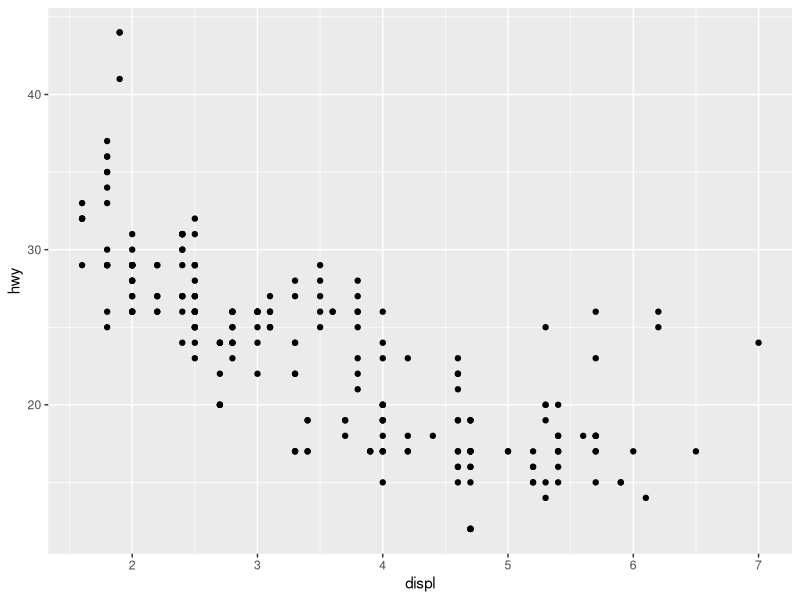
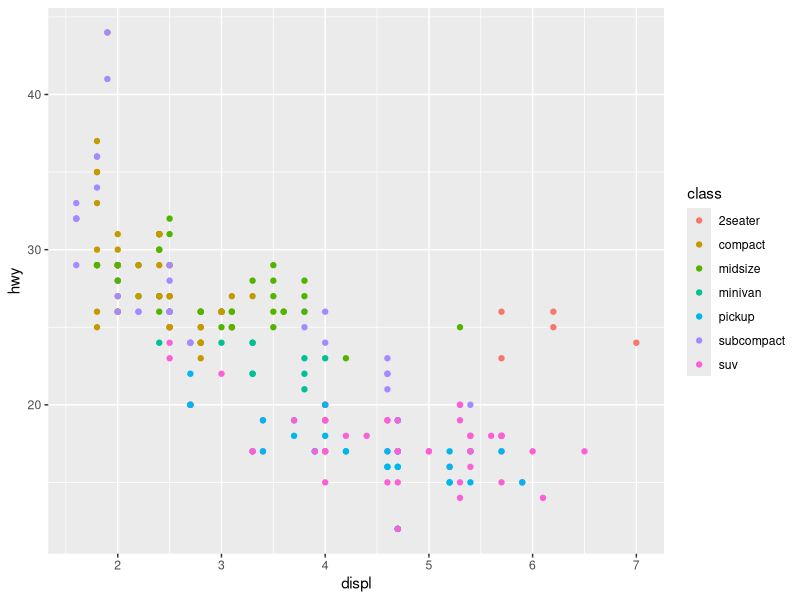
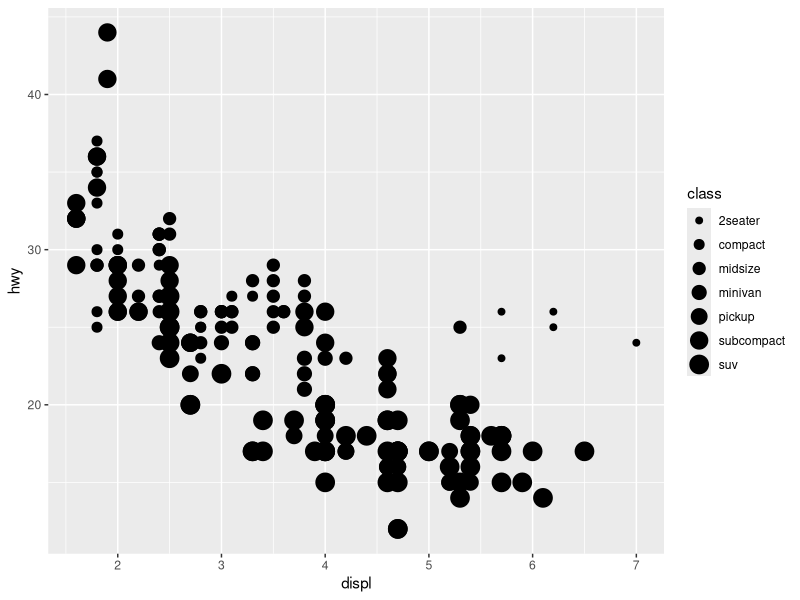
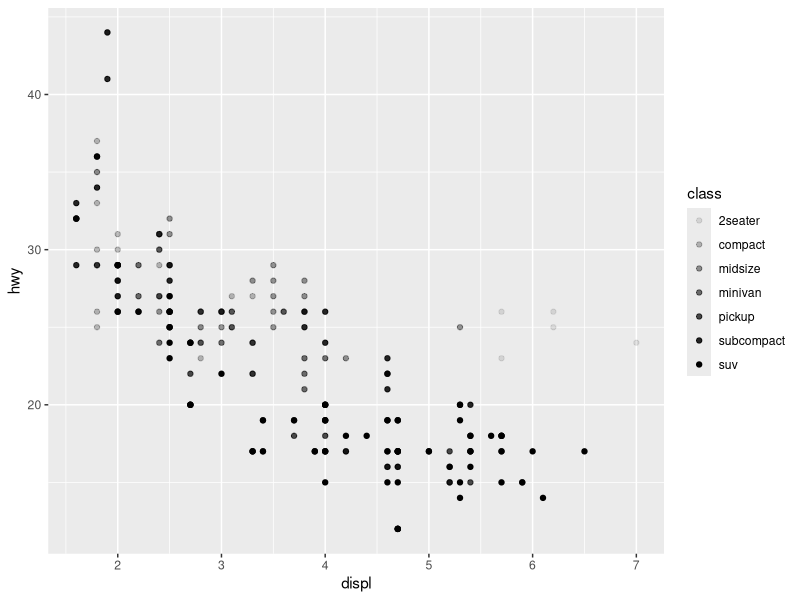
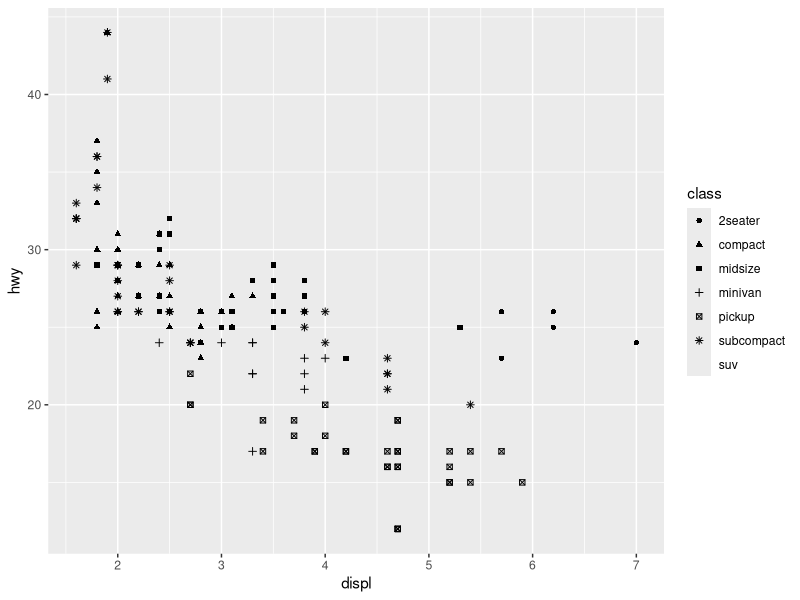
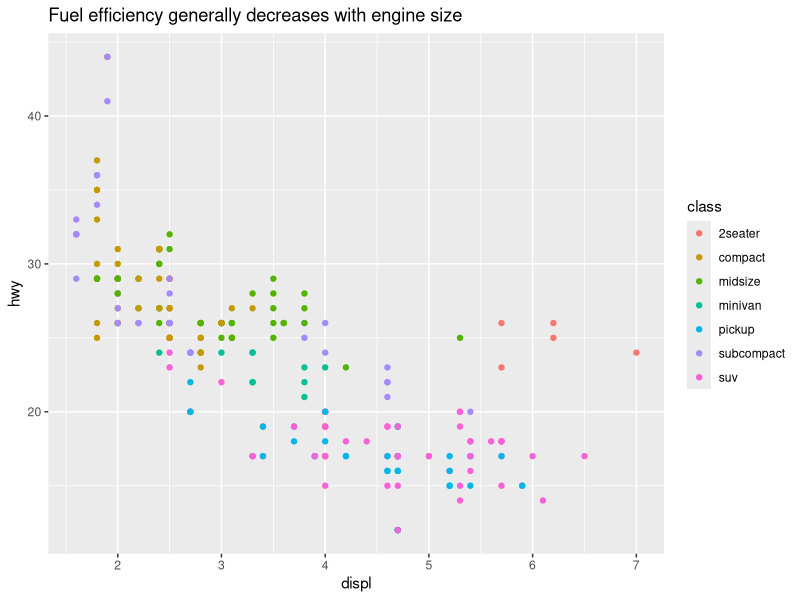
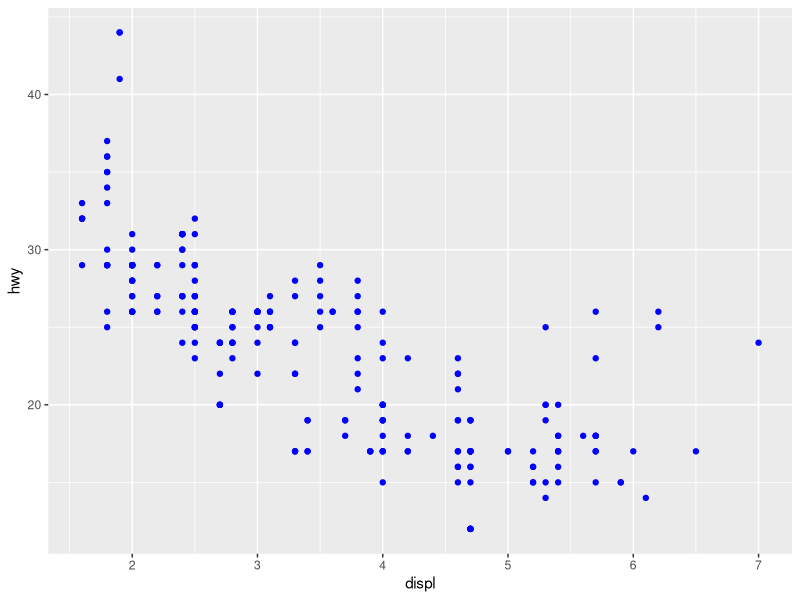
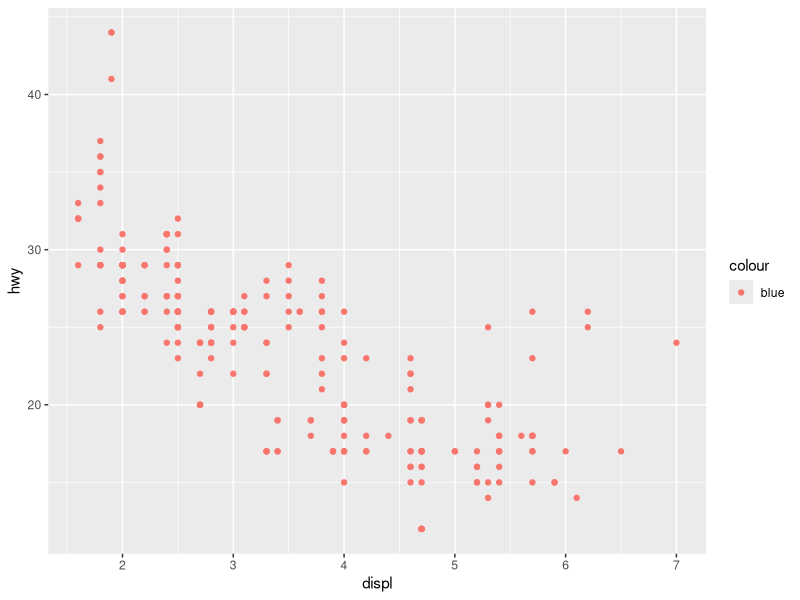

The R script that drew these images, in order:
library(tidyverse)

data(mpg)
mpg

# creating a ggplot
# The first line sets up a coordinate system.
# the second line maps displ to x, hwy to y, and draws points
ggplot(data = mpg) + 
  geom_point(mapping = aes(x = displ, y = hwy))

# aesthetic mappings can get more complicated:
# here we vary point color by some third variable
ggplot(data = mpg) + 
  geom_point(mapping = aes(x = displ, y = hwy, color = class))

# Lots of options for point characeristics that can be changed.
# Some aesthetic mappings are more effective than others!
# For example, compare the following:
# size of point
ggplot(data = mpg) + 
  geom_point(mapping = aes(x = displ, y = hwy, size = class))

# transparency
ggplot(data = mpg) + 
  geom_point(mapping = aes(x = displ, y = hwy, alpha = class))

# point shape
ggplot(data = mpg) + 
  geom_point(mapping = aes(x = displ, y = hwy, shape = class))

# adding a title
ggplot(mpg, aes(displ, hwy)) +
  geom_point(aes(color = class)) +
  labs(title = "Fuel efficiency generally decreases with engine size")

# manually setting an aesthetic property
ggplot(data = mpg) + 
  geom_point(mapping = aes(x = displ, y = hwy), color = "blue")

# note: compare with
ggplot(data = mpg) + 
  geom_point(mapping = aes(x = displ, y = hwy, color = "blue"))

# facets
ggplot(data = mpg) + 
  geom_point(mapping = aes(x = displ, y = hwy)) + 
  facet_wrap(~ class, nrow = 2)

# faceting on two variables
ggplot(data = mpg) + 
  geom_point(mapping = aes(x = displ, y = hwy)) + 
  facet_grid(drv ~ cyl)


# Add smoothing: how is this done?
ggplot(mpg, aes(displ, hwy)) +
  geom_point(aes(color = class)) +
  geom_smooth(se = FALSE) + #change to True, shows CI
  labs(title = "Fuel efficiency generally decreases with engine size")


# adding a caption
ggplot(mpg, aes(displ, hwy)) +
  geom_point(aes(color = class)) +
  geom_smooth(se = FALSE) +
  labs(
    title = "Fuel efficiency generally decreases with engine size",
    caption = "Data from fueleconomy.gov"
  )


# axis labels
ggplot(mpg, aes(displ, hwy)) +
  geom_point(aes(colour = class)) +
  geom_smooth(se = FALSE) +
  labs(
    x = "Engine displacement (L)",
    y = "Highway fuel economy (mpg)",
    colour = "Car type"
  )


# Density plot: like a histogram
g = ggplot(mpg, aes(x=cty)) # save plot in g
g + geom_density(aes(fill=factor(cyl))) # fill works like color

# how about a little more transparency?
g + geom_density(aes(fill=factor(cyl)), alpha=0.6)

# now some labels
g + geom_density(aes(fill=factor(cyl)), alpha=0.6) +
  labs(title="Density plot", 
       subtitle="City Mileage vs Cylinders in Engine",
       caption="Source: mpg data set in R",
       x="City Gas Mileage",
       fill="# Cylinders")


# How about a bar chart? 
ggplot(mpg, aes(x=model, y=hwy)) + 
  geom_bar(stat='identity')  #adds up all hwy for the same model

# a little easier to read
ggplot(mpg, aes(x=model, y=hwy)) + 
  geom_bar(stat='identity') + 
  coord_flip()  # flip from horizon to vertical

# What's wrong?
mpg

# Let's calculate average MPG across model years
# We do this using pipes: （create a new dataset saving in mpg_summ)
mpg_summ = mpg %>%
  group_by(model)  %>%  # group the data points by model nae
  summarize(hwy.mean = mean(hwy))  # calculate a mean for each model

# still not in order...
ggplot(mpg_summ, aes(x=model, y=hwy.mean)) + 
  geom_bar(stat='identity') + 
  coord_flip()

# reorder the x labels
ggplot(mpg_summ, aes(x=reorder(model, hwy.mean), y=hwy.mean)) + #recorder (x,y) order x according to y
  geom_bar(stat='identity') + 
  coord_flip()


# what about plotting z scores instead?

# first add a new column using the mutate function (change an old variable)
mpg_summ = mutate(mpg_summ, hwy.z = (hwy.mean - mean(hwy.mean))/sd(hwy.mean))

# now plot the newly defined variable
ggplot(mpg_summ, aes(x=reorder(model, hwy.z), y=hwy.z)) + 
  geom_bar(stat='identity') + 
  labs(title="Highway mileage by model", 
       caption="Source: mpg data set in R",
       y="Highway gas mileage (z-score)",
       x = "Model") + 
  coord_flip()


# here we keep the typical horizontal orientation,
# but change the angle of the axis labels to make them readable
ggplot(mpg_summ, aes(x=reorder(model, hwy.z), y=hwy.z)) + 
  geom_bar(stat='identity') + 
  labs(title="Highway mileage by model", 
       caption="Source: mpg data set in R",
       y="Highway gas mileage (z-score)",
       x = "Model") + 
  theme(axis.text.x = element_text(angle=90, vjust=0.6))
